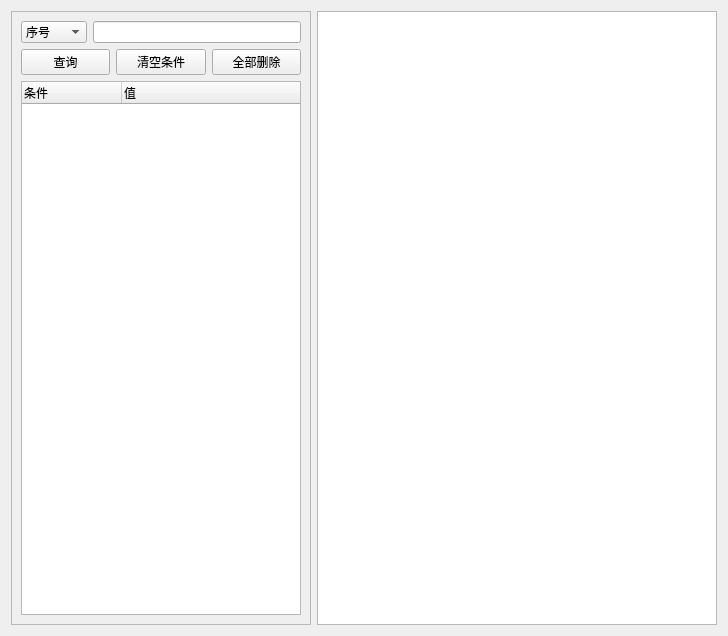
<?xml version="1.0" encoding="UTF-8"?>
<ui version="4.0">
 <class>ClearKeyparts</class>
 <widget class="QWidget" name="ClearKeyparts">
  <property name="geometry">
   <rect>
    <x>0</x>
    <y>0</y>
    <width>728</width>
    <height>636</height>
   </rect>
  </property>
  <property name="windowTitle">
   <string>Form</string>
  </property>
  <layout class="QHBoxLayout" name="horizontalLayout_3">
   <item>
    <widget class="QFrame" name="frame">
     <property name="maximumSize">
      <size>
       <width>300</width>
       <height>16777215</height>
      </size>
     </property>
     <property name="frameShape">
      <enum>QFrame::Shape::StyledPanel</enum>
     </property>
     <property name="frameShadow">
      <enum>QFrame::Shadow::Raised</enum>
     </property>
     <layout class="QVBoxLayout" name="verticalLayout">
      <item>
       <layout class="QHBoxLayout" name="horizontalLayout">
        <item>
         <widget class="QComboBox" name="comboBoxInput">
          <item>
           <property name="text">
            <string>序号</string>
           </property>
          </item>
          <item>
           <property name="text">
            <string>重工号</string>
           </property>
          </item>
         </widget>
        </item>
        <item>
         <widget class="QLineEdit" name="lineEditInput"/>
        </item>
       </layout>
      </item>
      <item>
       <layout class="QHBoxLayout" name="horizontalLayout_2">
        <item>
         <widget class="QPushButton" name="pushButtonSelect">
          <property name="text">
           <string>查询</string>
          </property>
         </widget>
        </item>
        <item>
         <widget class="QPushButton" name="pushButtonClear">
          <property name="text">
           <string>清空条件</string>
          </property>
         </widget>
        </item>
        <item>
         <widget class="QPushButton" name="pushButtonDelete">
          <property name="text">
           <string>全部删除</string>
          </property>
         </widget>
        </item>
       </layout>
      </item>
      <item>
       <widget class="QTreeWidget" name="treeWidget">
        <column>
         <property name="text">
          <string>条件</string>
         </property>
        </column>
        <column>
         <property name="text">
          <string>值</string>
         </property>
        </column>
       </widget>
      </item>
     </layout>
    </widget>
   </item>
   <item>
    <widget class="QTableView" name="tableView"/>
   </item>
  </layout>
 </widget>
 <resources/>
 <connections/>
</ui>
